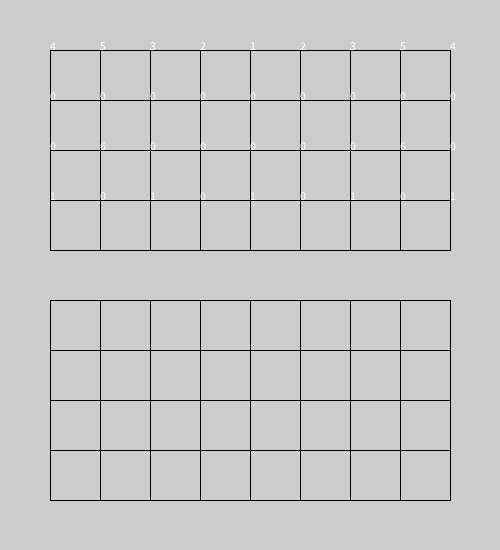
Frame 1 (no input)
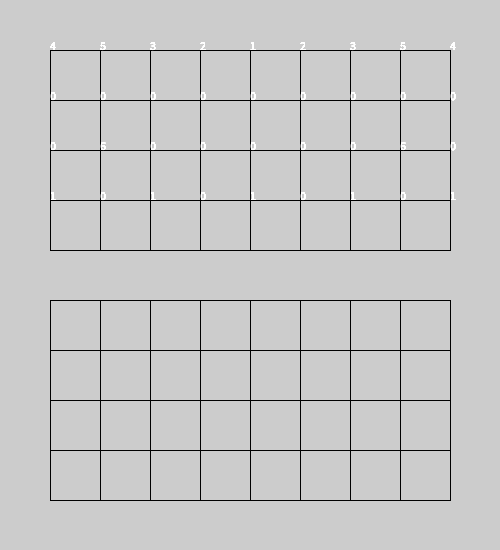
Frame 60 (the mouse pressed at the canvas centre just before this capture)
Frame 120 (the mouse held since frame 60 and released just before this capture): identical to frame 60, image omitted

The Processing sketch that drew these frames (run headless with seeded random() and noise(); from frame 60 on, the mouse is pressed at the canvas centre):

// Processing sketch: week05_2_chess_number
// ── week05_2_chess_number.pde
int [][]board=
{
  {4,5,3,2,1,2,3,5,4},
  {0,0,0,0,0,0,0,0,0},
  {0,6,0,0,0,0,0,6,0},
  {1,0,1,0,1,0,1,0,1}
};//1:將 2:士 3:象 4:車 5:馬 6:包 7:卒
void setup()
{
  size(500,550);
}
void draw()
{
  for(int x=50;x<=450;x+=50)
  {
    line(x,50,x,250);
    line(x,300,x,500);
  }
  for(int y=50;y<=500;y+=50)
  {
    line(50,y,450,y);
  }
  for(int i=0;i<4;i++)
  {
    for(int j=0;j<9;j++)
    {
      text(board[i][j],50+j*50,50+i*50);
    }
  }
}
